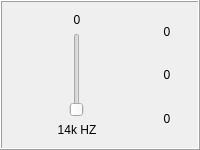
                 <widget class="QFrame" name="frame_9">
                  <property name="frameShape">
                   <enum>QFrame::Box</enum>
                  </property>
                  <property name="frameShadow">
                   <enum>QFrame::Raised</enum>
                  </property>
                  <layout class="QVBoxLayout" name="verticalLayout_11">
                   <item>
                    <layout class="QHBoxLayout" name="horizontalLayout_44">
                     <item>
                      <layout class="QVBoxLayout" name="verticalLayout_46">
                       <item>
                        <widget class="QLabel" name="label_105">
                         <property name="text">
                          <string>0</string>
                         </property>
                         <property name="alignment">
                          <set>Qt::AlignCenter</set>
                         </property>
                        </widget>
                       </item>
                       <item>
                        <layout class="QHBoxLayout" name="horizontalLayout_45">
                         <item>
                          <widget class="QSlider" name="verticalSlider_27">
                           <property name="sizePolicy">
                            <sizepolicy hsizetype="Maximum" vsizetype="Expanding">
                             <horstretch>0</horstretch>
                             <verstretch>0</verstretch>
                            </sizepolicy>
                           </property>
                           <property name="focusPolicy">
                            <enum>Qt::StrongFocus</enum>
                           </property>
                           <property name="layoutDirection">
                            <enum>Qt::LeftToRight</enum>
                           </property>
                           <property name="autoFillBackground">
                            <bool>false</bool>
                           </property>
                           <property name="orientation">
                            <enum>Qt::Vertical</enum>
                           </property>
                          </widget>
                         </item>
                        </layout>
                       </item>
                       <item>
                        <widget class="QLabel" name="label_14k_HZ">
                         <property name="text">
                          <string>14k HZ</string>
                         </property>
                         <property name="alignment">
                          <set>Qt::AlignCenter</set>
                         </property>
                        </widget>
                       </item>
                      </layout>
                     </item>
                     <item>
                      <layout class="QVBoxLayout" name="verticalLayout_47">
                       <item>
                        <widget class="QLabel" name="label_107">
                         <property name="maximumSize">
                          <size>
                           <width>40</width>
                           <height>40</height>
                          </size>
                         </property>
                         <property name="text">
                          <string>0</string>
                         </property>
                         <property name="scaledContents">
                          <bool>true</bool>
                         </property>
                         <property name="alignment">
                          <set>Qt::AlignCenter</set>
                         </property>
                        </widget>
                       </item>
                       <item>
                        <widget class="QLabel" name="label_108">
                         <property name="maximumSize">
                          <size>
                           <width>40</width>
                           <height>40</height>
                          </size>
                         </property>
                         <property name="text">
                          <string>0</string>
                         </property>
                         <property name="scaledContents">
                          <bool>true</bool>
                         </property>
                         <property name="alignment">
                          <set>Qt::AlignCenter</set>
                         </property>
                        </widget>
                       </item>
                       <item>
                        <widget class="QLabel" name="label_109">
                         <property name="maximumSize">
                          <size>
                           <width>40</width>
                           <height>40</height>
                          </size>
                         </property>
                         <property name="text">
                          <string>0</string>
                         </property>
                         <property name="scaledContents">
                          <bool>true</bool>
                         </property>
                         <property name="alignment">
                          <set>Qt::AlignCenter</set>
                         </property>
                        </widget>
                       </item>
                      </layout>
                     </item>
                    </layout>
                   </item>
                  </layout>
                 </widget>
